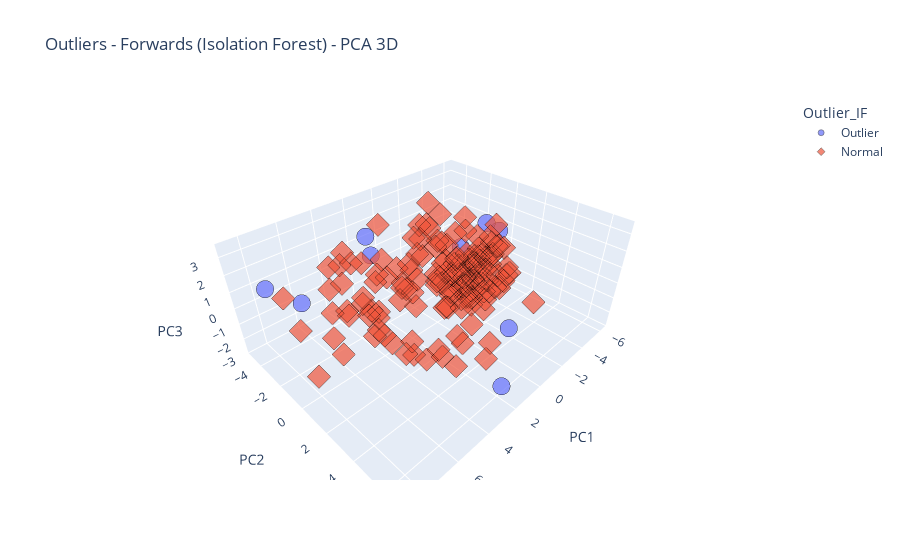

The notebook cell this image was saved under:
### Code cell
# PCA with 3 components
pca = PCA(n_components=3)
X_reduced = pca.fit_transform(X)

# Create DataFrame for plotting
df_plot = pd.DataFrame(X_reduced, columns=['PC1', 'PC2', 'PC3'])
df_plot['Outlier_IF'] = pd.Series(y_pred_if).map({1: 'Normal', -1: 'Outlier'}).astype(str)

# Interactive 3D plot
fig = px.scatter_3d(
    df_plot,
    x='PC1',
    y='PC2',
    z='PC3',
    color='Outlier_IF',
    symbol='Outlier_IF',
    opacity=0.7,
    title="Outliers - Forwards (Isolation Forest) - PCA 3D"
)

fig.update_traces(marker=dict(size=6, line=dict(width=0.5, color='black')))
fig.show()

### Figure 1 — Plotly figure (JSON) as saved in the notebook; plotly's stock layout.template omitted (floating-point values rounded to 4 significant figures; data arrays with more than 128 entries replaced by an {"elided": "..."} marker saying what was removed)
{"data": [{"hovertemplate": "Outlier_IF=Outlier<br>PC1=%{x}<br>PC2=%{y}<br>PC3=%{z}<extra></extra>", "legendgroup": "Outlier", "marker": {"color": "#636efa", "line": {"color": "black", "width": 0.5}, "opacity": 0.7, "size": 6, "symbol": "circle"}, "mode": "markers", "name": "Outlier", "scene": "scene", "showlegend": true, "type": "scatter3d", "x": [2.615, -5.147, 4.472, 2.572, -0.83, 7.57, 6.804, -2.908, -3.767, 2.876], "y": [-2.729, -0.9355, 0.1452, 6.574, 0.7642, -4.827, -2.694, 1.67, -1.741, 6.763], "z": [2.63, 1.271, 3.507, 1.959, 1.011, 0.7296, 0.5615, 2.554, -0.1897, -1.077]}, {"hovertemplate": "Outlier_IF=Normal<br>PC1=%{x}<br>PC2=%{y}<br>PC3=%{z}<extra></extra>", "legendgroup": "Normal", "marker": {"color": "#EF553B", "line": {"color": "black", "width": 0.5}, "opacity": 0.7, "size": 6, "symbol": "diamond"}, "mode": "markers", "name": "Normal", "scene": "scene", "showlegend": true, "type": "scatter3d", "x": {"elided": "145 float values"}, "y": {"elided": "145 float values"}, "z": {"elided": "145 float values"}}], "layout": {"legend": {"title": {"text": "Outlier_IF"}, "tracegroupgap": 0}, "scene": {"domain": {"x": [0, 1], "y": [0, 1]}, "xaxis": {"title": {"text": "PC1"}}, "yaxis": {"title": {"text": "PC2"}}, "zaxis": {"title": {"text": "PC3"}}}, "title": {"text": "Outliers - Forwards (Isolation Forest) - PCA 3D"}}}
